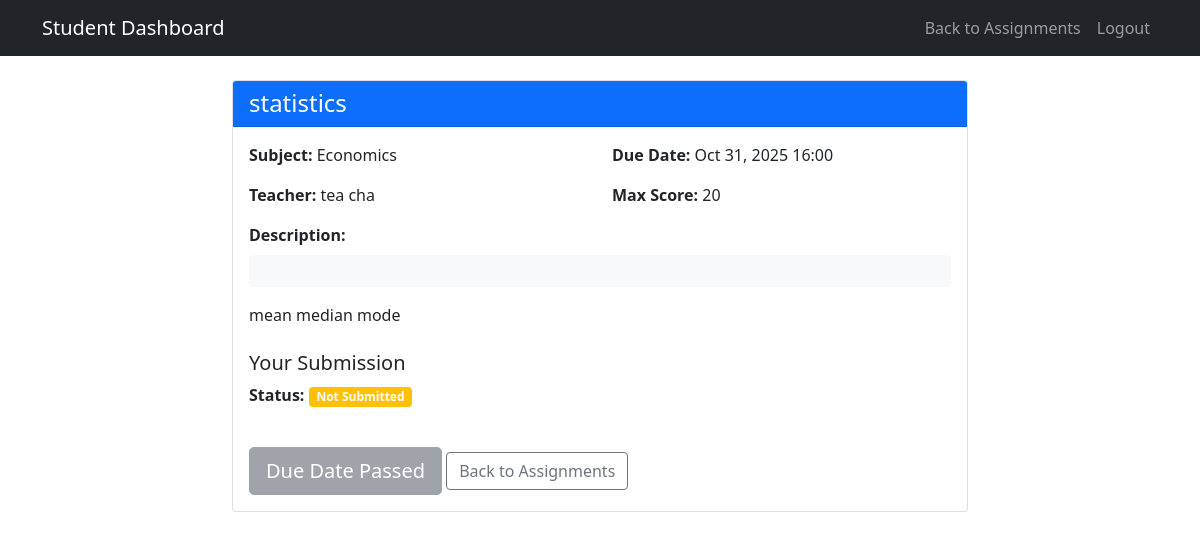
/academic/assignments/1/ (signed in), run on the app's committed database.
### academic/models.py (models this page shows, shortened)
class Assignment(models.Model):
    title = models.CharField(max_length=200)
    description = models.TextField(blank=True)
    subject = models.ForeignKey(Subject, on_delete=models.CASCADE)
    teacher = models.ForeignKey('users.Teacher', on_delete=models.CASCADE)
    due_date = models.DateTimeField()
    max_score = models.IntegerField(default=100)
    created_at = models.DateTimeField(auto_now_add=True)
    submission_date = models.DateTimeField(null=True, blank=True)
    assignment_file = models.FileField(upload_to='assignments/', blank=True, null=True, validators=[FileExtensionValidator(allowed_extensions=['pdf', 'doc', 'docx', 'txt', 'zip'])])

class Subject(models.Model):
    name = models.CharField(max_length=100)
    code = models.CharField(max_length=10, unique=True)
    description = models.TextField(blank=True)
    category = models.CharField(max_length=50, blank=True)

### users/models.py (models this page shows, shortened)
class Teacher(models.Model):
    user = models.OneToOneField(User, on_delete=models.CASCADE)
    school = models.ForeignKey('schools.School', on_delete=models.CASCADE) #, null = True)  # String reference
    subjects = models.ManyToManyField('academic.Subject', blank=True)  # String reference
    date_joined = models.DateField(auto_now_add=True)
    date_of_birth = models.DateField(null=True, blank=True)
    allergies = models.TextField(blank=True)
    health_history = models.TextField(blank=True)
    blood_group = models.CharField(max_length=5, blank=True)
    genotype = models.CharField(max_length=5, blank=True)
    home_address = models.TextField(blank=True)
    emergency_contact = models.CharField(max_length=15, blank=True)
    disciplinary_record = models.TextField(blank=True)
    extra_curricular = models.TextField(blank=True)
    sports_house = models.CharField(max_length=50, blank=True)
    awards = models.TextField(blank=True)
    position = models.CharField(max_length=50, blank=True)

class User(AbstractUser):
    USER_TYPE_CHOICES = (
        ('super_admin', 'Super Admin'),
        ('senior_admin', 'Senior School Admin'),
        ('junior_admin', 'Junior School Admin'),
        ('teacher', 'Teacher'),
        ('student', 'Student'),
    )
    user_type = models.CharField(max_length=20, choices=USER_TYPE_CHOICES)
    phone = models.CharField(max_length=15, blank=True)
    profile_picture = models.ImageField(upload_to='profiles/', blank=True, null=True)
    city = models.CharField(max_length=100, blank=True)
    lga = models.CharField(max_length=100, blank=True)
    address = models.TextField(blank=True)
    school = models.ForeignKey(
        School,
        on_delete=models.CASCADE,
        related_name='users',
        null=True,
        blank=True
    )
    class Meta:
        unique_together = ['school', 'username']  # Username unique per school

### academic/views.py (the view)
# urls.py: path('assignments/<int:assignment_id>/', views.assignment_detail, name='assignment_detail'),
@login_required
def assignment_detail(request, assignment_id):
    try:
        assignment = get_object_or_404(Assignment, id=assignment_id)
        student_assignment = get_object_or_404(
            StudentAssignment,
            assignment=assignment,
            student__user=request.user
        )
        return render(request, 'academic/assignment_detail.html', {
            'assignment': assignment,
            'student_assignment': student_assignment,
            'now': timezone.now()
        })
    except Exception as e:
        messages.error(request, f"Error loading assignment: {str(e)}")
        return redirect('academic:student_assignments')

### templates/academic/assignment_detail.html (shortened to what this page needs)
{% extends 'base.html' %}
{% block navbar %}
<nav class="navbar navbar-expand-lg navbar-dark bg-dark">
    <div class="container">
        <a class="navbar-brand" href="{% url 'users:student_dashboard' %}">Student Dashboard</a>
        <div class="navbar-nav ms-auto">
            <a class="nav-link" href="{% url 'academic:student_assignments' %}">Back to Assignments</a>
            <a class="nav-link" href="{% url 'users:logout' %}">Logout</a>
        </div>
    </div>
</nav>
{% endblock %}
{% block content %}
<div class="container mt-4">
    <div class="row justify-content-center">
        <div class="col-md-8">
            <div class="card">
                <div class="card-header bg-primary text-white">
                    <h4 class="mb-0">{{ assignment.title }}</h4>
                </div>
                <div class="card-body">
                    <div class="assignment-info mb-4">
                        <div class="row">
                            <div class="col-md-6">
                                <p><strong>Subject:</strong> {{ assignment.subject.name }}</p>
                                <p><strong>Teacher:</strong> {{ assignment.teacher.user.get_full_name }}</p>
                            </div>
                            <div class="col-md-6">
                                <p><strong>Due Date:</strong> {{ assignment.due_date|date:"M d, Y H:i" }}</p>
                                <p><strong>Max Score:</strong> {{ assignment.max_score }}</p>
                            </div>
                        </div>
                        {% if assignment.description %}
                        <div class="mb-3">
                            <strong>Description:</strong>
                            <p class="mt-2 p-3 bg-light rounded">{{ assignment.description|linebreaks }}</p>
                        </div>
                        {% endif %}
                    </div>
                    <div class="submission-status mb-4">
                        <h5>Your Submission</h5>
                        <div class="row">
                            <div class="col-md-6">
                                <p><strong>Status:</strong>
                                    {% if student_assignment.is_submitted %}
                                    <span class="badge bg-success">Submitted</span>
                                    {% else %}
                                    <span class="badge bg-warning">Not Submitted</span>
                                    {% endif %}
                                </p>
                            </div>
                            <div class="col-md-6">
                            </div>
                        </div>
                    </div>
                    <div class="action-buttons">
                        {% if not student_assignment.is_submitted and now < assignment.due_date %}
                        <a href="{% url 'academic:submit_assignment' student_assignment.id %}" class="btn btn-primary btn-lg">
                            Submit Assignment
                        </a>
                        {% elif not student_assignment.is_submitted and now > assignment.due_date %}
                        <button class="btn btn-secondary btn-lg" disabled>Due Date Passed</button>
                        {% endif %}
                        <a href="{% url 'academic:student_assignments' %}" class="btn btn-outline-secondary">Back to Assignments</a>
                    </div>
                </div>
            </div>
        </div>
    </div>
</div>
{% endblock %}

### data on the page
Assignment: title "statistics", subject.name "Economics", teacher.user.get_full_name "tea cha", due_date "Oct 31, 2025 16:00", max_score "20", description "mean median mode"
